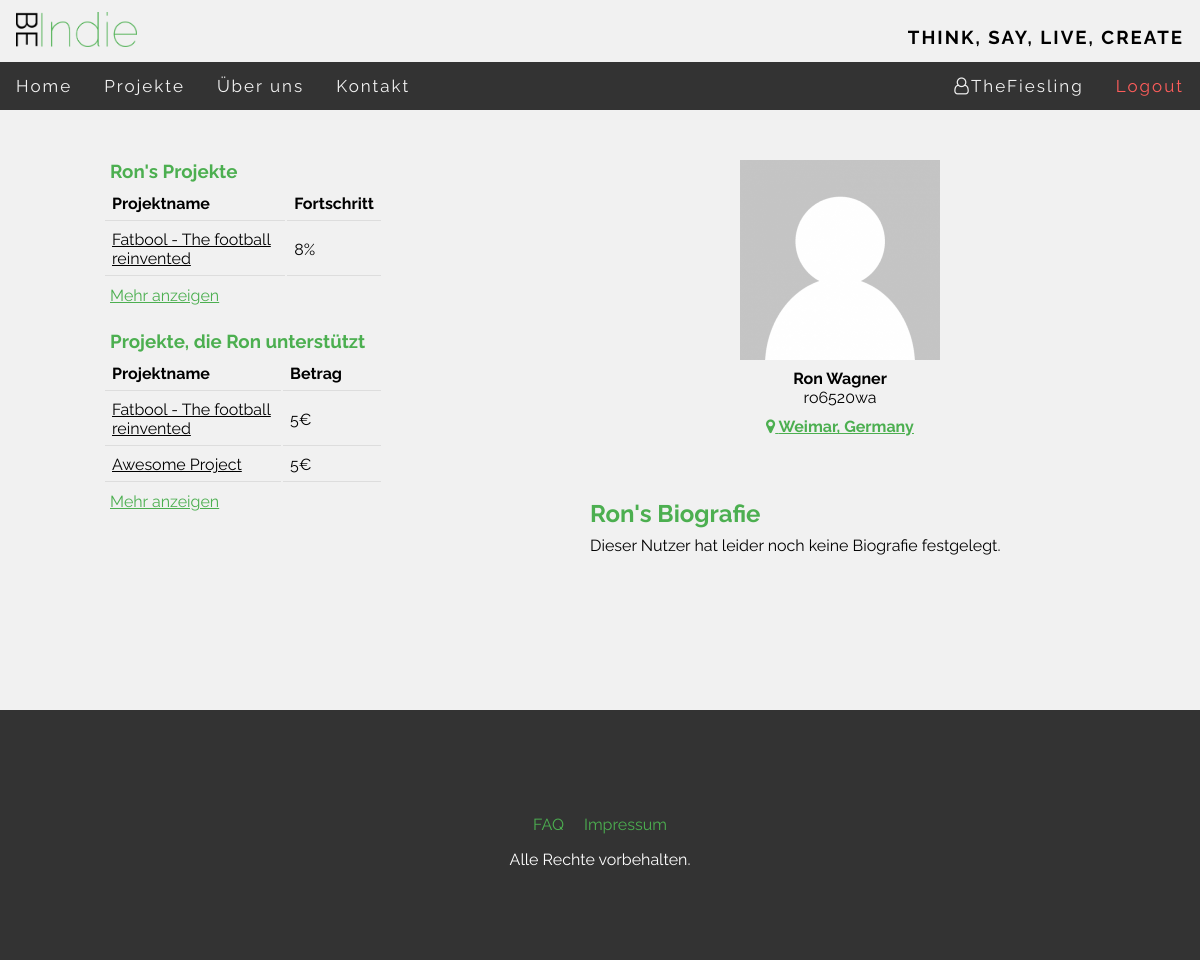
/BeIndie/index.php?page=user_profile&id=5 (signed in), run on the app's committed database.
### tables this page shows
CREATE TABLE `user` (
  `user_ID` int(11) NOT NULL,
  `email` varchar(200) NOT NULL,
  `user_name` varchar(30) NOT NULL,
  `first_name` varchar(200) DEFAULT NULL,
  `last_name` varchar(200) DEFAULT NULL,
  `avatar` varchar(200) DEFAULT NULL,
  `location` varchar(200) DEFAULT NULL,
  `crypt_pw` varchar(200) NOT NULL,
  `user_bio` varchar(500) DEFAULT NULL
);

CREATE TABLE `project` (
  `project_ID` int(11) NOT NULL,
  `creator` varchar(200) NOT NULL,
  `title` varchar(200) NOT NULL,
  `goal` int(11) NOT NULL,
  `current_status` int(11) NOT NULL,
  `start_date` date NOT NULL,
  `end_date` date NOT NULL,
  `category` varchar(200) NOT NULL,
  `description` text NOT NULL
);

CREATE TABLE `transaction` (
  `transaction_ID` int(11) NOT NULL,
  `user_email` varchar(200) NOT NULL,
  `project_ID` int(11) NOT NULL,
  `amount` int(11) NOT NULL,
  `date` date NOT NULL
);

### BeIndie/includes/pages/user_profile/user_profile.php (the view, shortened to what this page needs)
<?php
$uid = $_GET["id"];
include ("includes/functions/swConnect.php");
$query_name = "SELECT user_name, first_name, last_name, user_bio, location, avatar FROM user WHERE user_ID='" . $uid . "'";
$result_name = mysqli_query($conn, $query_name);
$output_name = mysqli_fetch_assoc($result_name);
$query_projects = "SELECT title, current_status, goal, project_ID FROM user u JOIN project p ON u.email=p.creator WHERE user_ID='" . $uid . "' LIMIT 5";
$result_projects = mysqli_query($conn, $query_projects);
$name = "";
$i = 0;
if ($output_name["first_name"] == NULL) {
    $name = $output_name["user_name"];
} else {
    $name = $output_name["first_name"];
}
?>
<div id="user_wrap">
    <div id="projects">
        <h3><?=$name?>'s Projekte</h3>
        <table>
            <tr>
                <th>Projektname</th>
                <th>Fortschritt</th>
            </tr>
                <?php while ($output2 = mysqli_fetch_assoc($result_projects)) {
                    if ($i <= 5) {
                    ?>
                    <tr>
                        <td>
                            <a href="index.php?page=projects&q=<?=$output2["project_ID"]?>"><?=$output2["title"]?></a>
                        </td>
                        <td>
                            <?= number_format((($output2["current_status"] / $output2["goal"]) * 100)) . "%" ?>
                        </td>
                    </tr>
                <?php $i++;} } ?>
        </table>
        <a href='index.php?page=my_projects&uname=<?=$output_name["user_name"]?>'>Mehr anzeigen</a>
        <h3 class="second">Projekte, die <?=$name?> unterstützt</h3>
        <table>
            <tr>
                <th>Projektname</th>
                <th id="amount_th">Betrag</th>
            </tr>
            <?php
            $query2 = "SELECT amount, title, date, t.project_ID FROM user u JOIN transaction t ON u.email=t.user_email"
             . " JOIN project p ON t.project_ID=p.project_ID WHERE user_ID='" . $uid . "' ORDER BY t.date LIMIT 5";
            $result3 = mysqli_query($conn, $query2);
            $i = 0;
            while ($output3 = mysqli_fetch_assoc($result3)) {
                if ($i <= 5) {
                ?>
                    <tr>
                        <td>
                            <a href="index.php?page=projects&q=<?=$output3["project_ID"]?>"><?=$output3["title"]?></a>
                        </td>
                        <td>
                            <?=$output3["amount"]?>€
                        </td>
                    </tr>
                <?php $i++;} } ?>
        </table>
        <a href='index.php?page=my_projects&uname=<?=$output_name["user_name"]?>'>Mehr anzeigen</a>
    </div>
    <div id="user">
        <div id="user_img">
            <?php if ($output_name["avatar"] == NULL) {?>
            <img src="images/u_images/standard_avatar.png" alt="user_img"/>
            <?php } else { ?>
            <img src="<?=$output_name["avatar"]?>" alt="user_img"/>
            <?php } ?>
            <div id="user_info">
            <p>
                <?php if ($output_name["first_name"] == NULL || $output_name["last_name"] == NULL) {
                echo "<b>" . utf8_encode($output_name["user_name"]) . "</b>";
            } else {
                echo "<b>" . utf8_encode($output_name["first_name"]) . " " . utf8_encode($output_name["last_name"]) . "</b> <br/>";
                echo utf8_encode($output_name["user_name"]);
            }?>
            </p>
            <p>
                <b>
                   <?php if ($output_name["location"] != NULL) {?>
                    <i class="fa fa-map-marker" aria-hidden="true" style='color:#4CAF50'></i><a href='http://maps.google.com/?q=<?=utf8_encode($output_name["location"])?>'> <?=utf8_encode($output_name["location"])?></a>
                   <?php } ?>
                </b>
            </p>
        </div>
        </div>
        <div id="user_bio">
            <h2><?=$name?>'s Biografie</h2>
            <?php if($output_name["user_bio"] == NULL) {?>
            Dieser Nutzer hat leider noch keine Biografie festgelegt.
            <?php } else {
                echo utf8_encode($output_name["user_bio"]);
            } ?>
        </div>
    </div>
</div>

### BeIndie/css/style.css (style rules this page uses)
* { margin: 0; }
body { background-color: #f1f1f1; }
body,h2,h3,h4,h5,h6,h7 { font-family: 'Raleway', sans-serif; }

### BeIndie/includes/pages/user_profile/css/user_profile.css (style rules this page uses)
#user_wrap { padding: 50px 0; width: 980px; margin: 0 auto; height: 500px; }
#user_wrap a { color: #4CAF50; }
#projects { float: left; width: 280px; height: 100%; }
#projects table { padding: 3px 0 0 0; margin-left: -7px; margin-bottom: 8px; width: 100%; }
#projects table a { text-decoration: none; text-decoration: underline; color: black; }
#projects th { text-align: left; }
#projects td { text-align: left; max-height: 10px; }
#amount_th { width: 84px; }
#projects th, td { padding: 7px; border-bottom: 1px solid #ddd; }
#projects h3 { color: #4CAF50; }
#projects h3.second { margin-top: 25px; }
#user { width: 700px; float: left; }
#user_img { width: 200px; margin-left: 350px; }
#user_info { width: 200px; text-align: center; }
#user_info p { padding: 5px 0; }
#user_img img { height: 200px; width: 200px; }
#user_bio { width: 500px; margin: 0 auto; padding: 50px 0 50px 200px; text-align: justify; }
#user_bio h2 { color: #4CAF50; padding: 8px 0; }

### data on the page
user: first_name "Ron", last_name "Wagner", user_name "ro6520wa", location "Weimar, Germany"
project: title "Fatbool - The football reinvented", ($output2["current_status"] / $output2["goal"]) * 100 "8"
transaction: project_ID.title "Fatbool - The football reinvented", amount "5"
transaction: project_ID.title "Awesome Project", amount "5"

### other printed values
$_SESSION["username"] "TheFiesling"
